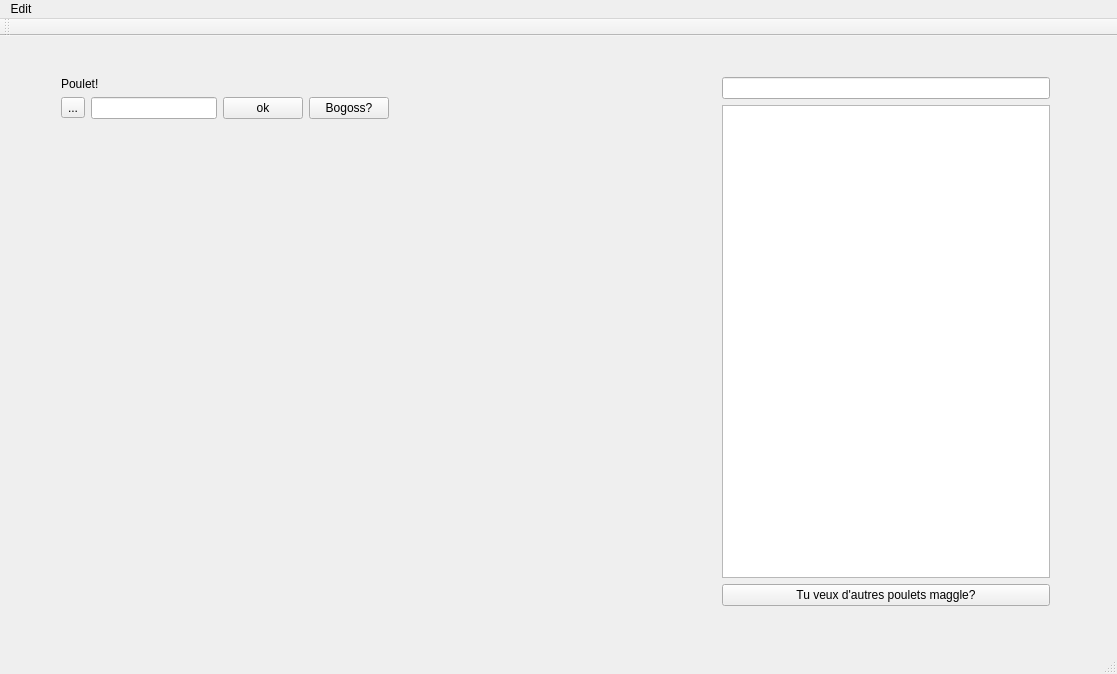
<?xml version="1.0" encoding="UTF-8"?>
<ui version="4.0">
 <class>MainWindow</class>
 <widget class="QMainWindow" name="MainWindow">
  <property name="enabled">
   <bool>true</bool>
  </property>
  <property name="geometry">
   <rect>
    <x>0</x>
    <y>0</y>
    <width>1117</width>
    <height>674</height>
   </rect>
  </property>
  <property name="minimumSize">
   <size>
    <width>722</width>
    <height>0</height>
   </size>
  </property>
  <property name="windowTitle">
   <string>MainWindow</string>
  </property>
  <widget class="QWidget" name="centralWidget">
   <widget class="QWidget" name="horizontalLayoutWidget_3">
    <property name="geometry">
     <rect>
      <x>30</x>
      <y>10</y>
      <width>1051</width>
      <height>591</height>
     </rect>
    </property>
    <layout class="QHBoxLayout" name="horizontalLayout_5">
     <item>
      <layout class="QVBoxLayout" name="verticalLayout">
       <item>
        <spacer name="horizontalSpacer">
         <property name="orientation">
          <enum>Qt::Horizontal</enum>
         </property>
         <property name="sizeHint" stdset="0">
          <size>
           <width>40</width>
           <height>20</height>
          </size>
         </property>
        </spacer>
       </item>
       <item>
        <layout class="QHBoxLayout" name="horizontalLayout_3">
         <item>
          <spacer name="verticalSpacer">
           <property name="orientation">
            <enum>Qt::Vertical</enum>
           </property>
           <property name="sizeHint" stdset="0">
            <size>
             <width>20</width>
             <height>40</height>
            </size>
           </property>
          </spacer>
         </item>
         <item>
          <layout class="QVBoxLayout" name="verticalLayout_4">
           <item>
            <widget class="QLabel" name="label_3">
             <property name="text">
              <string>Poulet!</string>
             </property>
            </widget>
           </item>
           <item>
            <layout class="QVBoxLayout" name="verticalLayout_5">
             <item>
              <layout class="QHBoxLayout" name="horizontalLayout_4">
               <item>
                <widget class="QToolButton" name="object_path_button">
                 <property name="text">
                  <string>...</string>
                 </property>
                </widget>
               </item>
               <item>
                <widget class="QLineEdit" name="object_path"/>
               </item>
               <item>
                <widget class="QPushButton" name="pushButton">
                 <property name="text">
                  <string>ok</string>
                 </property>
                </widget>
               </item>
               <item>
                <widget class="QPushButton" name="Refresh_button">
                 <property name="text">
                  <string>Bogoss?</string>
                 </property>
                </widget>
               </item>
              </layout>
             </item>
            </layout>
           </item>
           <item>
            <spacer name="verticalSpacer_2">
             <property name="orientation">
              <enum>Qt::Vertical</enum>
             </property>
             <property name="sizeHint" stdset="0">
              <size>
               <width>20</width>
               <height>40</height>
              </size>
             </property>
            </spacer>
           </item>
           <item>
            <widget class="QWidget" name="object_image" native="true"/>
           </item>
          </layout>
         </item>
         <item>
          <spacer name="horizontalSpacer_2">
           <property name="orientation">
            <enum>Qt::Horizontal</enum>
           </property>
           <property name="sizeHint" stdset="0">
            <size>
             <width>40</width>
             <height>20</height>
            </size>
           </property>
          </spacer>
         </item>
         <item>
          <layout class="QVBoxLayout" name="verticalLayout_6">
           <item>
            <widget class="QLineEdit" name="object_name"/>
           </item>
           <item>
            <widget class="QTextEdit" name="object_description"/>
           </item>
           <item>
            <widget class="QPushButton" name="tveuxdotrespoulet">
             <property name="text">
              <string>Tu veux d'autres poulets maggle?</string>
             </property>
            </widget>
           </item>
          </layout>
         </item>
         <item>
          <layout class="QHBoxLayout" name="horizontalLayout_2"/>
         </item>
         <item>
          <spacer name="verticalSpacer_3">
           <property name="orientation">
            <enum>Qt::Vertical</enum>
           </property>
           <property name="sizeHint" stdset="0">
            <size>
             <width>20</width>
             <height>40</height>
            </size>
           </property>
          </spacer>
         </item>
        </layout>
       </item>
       <item>
        <spacer name="horizontalSpacer_3">
         <property name="orientation">
          <enum>Qt::Horizontal</enum>
         </property>
         <property name="sizeHint" stdset="0">
          <size>
           <width>40</width>
           <height>20</height>
          </size>
         </property>
        </spacer>
       </item>
      </layout>
     </item>
    </layout>
   </widget>
  </widget>
  <widget class="QMenuBar" name="menuBar">
   <property name="geometry">
    <rect>
     <x>0</x>
     <y>0</y>
     <width>1117</width>
     <height>25</height>
    </rect>
   </property>
   <widget class="QMenu" name="adminEdit">
    <property name="title">
     <string>Edit</string>
    </property>
    <addaction name="actionAdmin"/>
   </widget>
   <addaction name="adminEdit"/>
  </widget>
  <widget class="QToolBar" name="mainToolBar">
   <attribute name="toolBarArea">
    <enum>TopToolBarArea</enum>
   </attribute>
   <attribute name="toolBarBreak">
    <bool>false</bool>
   </attribute>
  </widget>
  <widget class="QStatusBar" name="statusBar"/>
  <action name="actionAdmin">
   <property name="text">
    <string>Admin...</string>
   </property>
  </action>
 </widget>
 <layoutdefault spacing="6" margin="11"/>
 <tabstops>
  <tabstop>object_name</tabstop>
  <tabstop>object_description</tabstop>
  <tabstop>tveuxdotrespoulet</tabstop>
 </tabstops>
 <resources/>
 <connections>
  <connection>
   <sender>object_path_button</sender>
   <signal>clicked()</signal>
   <receiver>object_image</receiver>
   <slot>show()</slot>
   <hints>
    <hint type="sourcelabel">
     <x>241</x>
     <y>326</y>
    </hint>
    <hint type="destinationlabel">
     <x>136</x>
     <y>455</y>
    </hint>
   </hints>
  </connection>
 </connections>
</ui>
